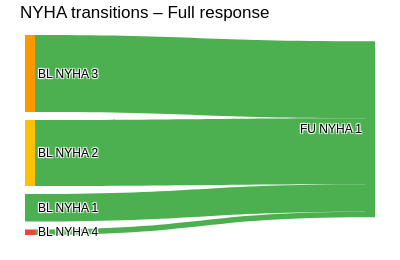

Notebook cell for this chart:
### Code cell
import plotly.graph_objects as go

for g, g_name in groups.items():
    if g_name not in transitions:
        continue
    mat = transitions[g_name]

    sources = []
    targets = []
    values  = []
    link_colors = []

    # Nodes: 0-3 = BL NYHA I–IV, 4-7 = FU NYHA I–IV
    for bl in range(1, 5):
        for fu in range(1, 5):
            if bl in mat.index and fu in mat.columns:
                v = mat.loc[bl, fu]
                if v > 0:
                    sources.append(bl - 1)
                    targets.append(4 + fu - 1)
                    values.append(v)
                    link_colors.append(nyha_colors[fu])

    if not values:
        continue

    labels = [f"BL NYHA {i}" for i in range(1, 5)] + [f"FU NYHA {i}" for i in range(1, 5)]

    node_colors = (
        [nyha_colors[i] for i in range(1, 5)] +
        [nyha_colors[i] for i in range(1, 5)]
    )

    fig = go.Figure(data=[go.Sankey(
        node=dict(
            label=labels,
            pad=8,
            thickness=10,
            color=node_colors,
            line=dict(color="rgba(0,0,0,0)", width=0)   # keine Umrandung
        ),
        link=dict(
            source=sources,
            target=targets,
            value=values,
            color=link_colors
        )
    )])

    fig.update_layout(
        title_text=f"NYHA transitions – {g_name}",
        font=dict(
            size=12,              # etwas größer
            color="black",        # kräftiger
            family="Arial Black, Arial, sans-serif"   # pseudo-fett
        ),
        width=400,               # schmaler
        height=260,              # etwas kompakter
        margin=dict(l=25, r=25, t=35, b=25),
        paper_bgcolor="white",
        plot_bgcolor="white"
    )

    fig.show()

### Figure 1 — Plotly figure (JSON) as saved in the notebook; plotly's stock layout.template omitted (floating-point values rounded to 4 significant figures)
{"data": [{"link": {"color": ["#4CAF50", "#4CAF50", "#4CAF50", "#4CAF50"], "source": [0, 1, 2, 3], "target": [4, 4, 4, 4], "value": [5, 12, 14, 1]}, "node": {"color": ["#4CAF50", "#FFC107", "#FF9800", "#F44336", "#4CAF50", "#FFC107", "#FF9800", "#F44336"], "label": ["BL NYHA 1", "BL NYHA 2", "BL NYHA 3", "BL NYHA 4", "FU NYHA 1", "FU NYHA 2", "FU NYHA 3", "FU NYHA 4"], "line": {"color": "rgba(0, 0, 0, 0)", "width": 0}, "pad": 8, "thickness": 10}, "type": "sankey"}], "layout": {"font": {"color": "black", "family": "Arial Black, Arial, sans-serif", "size": 12}, "height": 260, "margin": {"b": 25, "l": 25, "r": 25, "t": 35}, "paper_bgcolor": "white", "plot_bgcolor": "white", "title": {"text": "NYHA transitions – Full response"}, "width": 400}}
